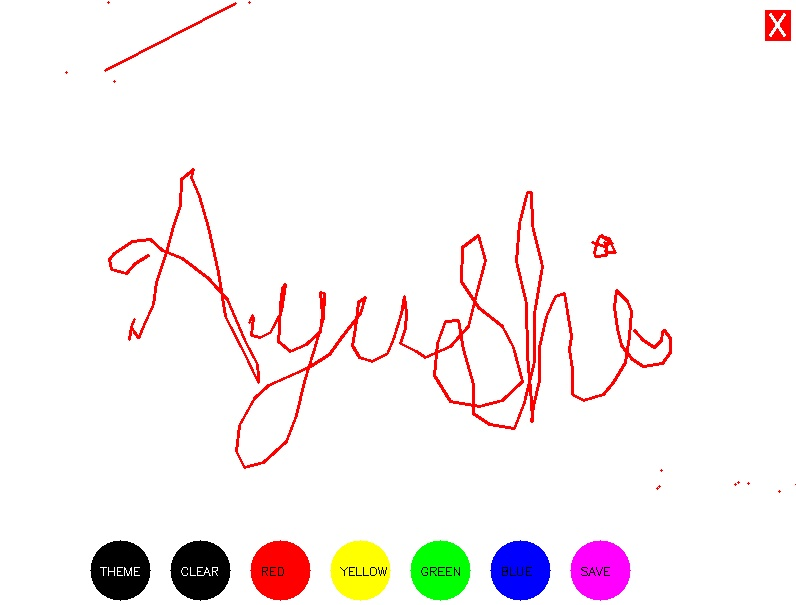
#> input picture virtualWhiteBoard/savedFiles/files_01_45_08/imgat 01_46_09.jpg, 796 x 605 px, given in place of the camera
$ python Code.py
#> lines starting #> are read from the running program, lines starting #| are printed output that depends on the picture; after the words box and inside, x2 and y2 are one past the last pixel; in counts of white or black regions, pixels touching at a corner belong together
import numpy as np
import cv2
from collections import deque
from datetime import datetime
import os
import img2pdf

# directory = r"C:\Users\ayush\virtualWhiteBoard-master\savedFile"

curr = os.getcwd()  # return current working directory
child_dir = "savedFiles"
directory = os.path.join(curr, child_dir)
nw = datetime.now()
curr_time = nw.strftime("%H_%M_%S")
dirname = 'files_' + str(curr_time)
path = os.path.join(directory, dirname)
os.mkdir(path)
os.chdir(path)

state = 1
flag = 1

# theme = 1 => black background and theme = 0 => white background
theme = 0

# Define the upper and lower boundaries for a color to be considered "Blue"
blueLower = np.array([100, 60, 60])
blueUpper = np.array([140, 255, 255])

# Define a 5x5 kernel for erosion and dilation
kernel = np.ones((5, 5), np.uint8)

# Setup deques to store separate colors in separate arrays
redpoints = [deque(maxlen=512)]
yellowpoints = [deque(maxlen=512)]
greenpoints = [deque(maxlen=512)]
bluepoints = [deque(maxlen=512)]

redindex = 0
yellowindex = 0
greenindex = 0
blueindex = 0

colors = [(0, 0, 255), (0, 255, 255), (0, 255, 0), (255, 0, 0)]
colorIndex = 0
x_width = 605
y_height = 796

"""
    Since you are using np.zeros, you are explicitly telling it to fill the complete image with zeros. Adding (0,0,0)
    at every position in the image results in a black image. Setting it all to (255,255,255) would be white,
    equalling np.ones() function. If you want color then you should assign values to the image positions.
"""
virtualWhiteBoard = np.zeros((x_width, y_height, 3)) + 255


# Setup the Paint interface
def whiteBoard(color=255, ):
    global virtualWhiteBoard
    virtualWhiteBoard = np.zeros((x_width, y_height, 3)) + color

    # for black circle and white text
    # theme = 0, white background
    if (color == 255):
        # cv2.circle(image, center_coordinate, radius_in_pixels, color_of_the_circle_in_B_R_G,
        #               thickness_of_the_circle_-1_for_filled_circle)
        # it will create black circles
        virtualWhiteBoard = cv2.circle(virtualWhiteBoard, (40 + 80, x_width - 35), 30, (0, 0, 0), -1)
        virtualWhiteBoard = cv2.circle(virtualWhiteBoard, (120 + 80, x_width - 35), 30, (0, 0, 0), -1)

        # cv2.putText() method is used to draw a text string on any image
        # cv2.putText(image, text, org, font, fontScale, color[, thickness[, lineType[, bottomLeftOrigin]]])
        # org: It is the coordinates of the bottom-left corner of the text string in the image.
        #       The coordinates are represented as tuples of two values
        #       i.e. (X coordinate value, Y coordinate value).
        cv2.putText(virtualWhiteBoard, "THEME", (20 + 80, x_width - 30), cv2.FONT_HERSHEY_SIMPLEX, 0.4, (255, 255, 255),
                    1, cv2.LINE_AA)
        cv2.putText(virtualWhiteBoard, "CLEAR", (100 + 80, x_width - 30), cv2.FONT_HERSHEY_SIMPLEX, 0.4,
                    (255, 255, 255), 1, cv2.LINE_AA)

    # for white circle and black text
    # theme = 1, black background
    else:
        virtualWhiteBoard = cv2.circle(virtualWhiteBoard, (40 + 80, x_width - 35), 30, (255, 255, 255), -1)
        virtualWhiteBoard = cv2.circle(virtualWhiteBoard, (120 + 80, x_width - 35), 30, (255, 255, 255), -1)
        cv2.putText(virtualWhiteBoard, "THEME", (20 + 80, x_width - 30), cv2.FONT_HERSHEY_SIMPLEX, 0.4, (0, 0, 0), 1,
                    cv2.LINE_AA)
        cv2.putText(virtualWhiteBoard, "CLEAR", (100 + 80, x_width - 30), cv2.FONT_HERSHEY_SIMPLEX, 0.4, (0, 0, 0), 1,
                    cv2.LINE_AA)

    # Red
    virtualWhiteBoard = cv2.circle(virtualWhiteBoard, (200 + 80, x_width - 35), 30, colors[0], -1)

    # yellow
    virtualWhiteBoard = cv2.circle(virtualWhiteBoard, (280 + 80, x_width - 35), 30, colors[1], -1)

    # Green
    virtualWhiteBoard = cv2.circle(virtualWhiteBoard, (360 + 80, x_width - 35), 30, colors[2], -1)

    # Blue
    virtualWhiteBoard = cv2.circle(virtualWhiteBoard, (440 + 80, x_width - 35), 30, colors[3], -1)

    # Purple(SAVE)
    virtualWhiteBoard = cv2.circle(virtualWhiteBoard, (520 + 80, x_width - 35), 30, (255, 0, 255), -1)

    # Red(X)
    virtualWhiteBoard = cv2.rectangle(virtualWhiteBoard, (765, 10), (790, 40), colors[0], -1)

    cv2.putText(virtualWhiteBoard, "RED", (180 + 80, x_width - 30), cv2.FONT_HERSHEY_SIMPLEX, 0.4, (0, 0, 0), 1,
                cv2.LINE_AA)
    cv2.putText(virtualWhiteBoard, "YELLOW", (260 + 80, x_width - 30), cv2.FONT_HERSHEY_SIMPLEX, 0.4, (0, 0, 0), 1,
                cv2.LINE_AA)
    cv2.putText(virtualWhiteBoard, "GREEN", (340 + 80, x_width - 30), cv2.FONT_HERSHEY_SIMPLEX, 0.4, (0, 0, 0), 1,
                cv2.LINE_AA)
    cv2.putText(virtualWhiteBoard, "BLUE", (420 + 80, x_width - 30), cv2.FONT_HERSHEY_SIMPLEX, 0.4, (0, 0, 0), 1,
                cv2.LINE_AA)
    cv2.putText(virtualWhiteBoard, "SAVE", (500 + 80, x_width - 30), cv2.FONT_HERSHEY_SIMPLEX, 0.4, (0, 0, 0), 1,
                cv2.LINE_AA)
    cv2.putText(virtualWhiteBoard, "X", (767, 35), cv2.FONT_HERSHEY_SIMPLEX, 1, (255, 255, 255), 2, cv2.LINE_AA)


whiteBoard()


# cv2.namedWindow('Paint', cv2.WINDOW_AUTOSIZE)

def track():
    global Tracking

    # THEME
    Tracking = cv2.circle(Tracking, (40 + 80, x_width - 35), 30, (0, 0, 0), -1)

    # CLEAR
    Tracking = cv2.circle(Tracking, (120 + 80, x_width - 35), 30, (0, 0, 0), -1)

    # RED
    Tracking = cv2.circle(Tracking, (200 + 80, x_width - 35), 30, colors[0], -1)

    # YELLOW
    Tracking = cv2.circle(Tracking, (280 + 80, x_width - 35), 30, colors[1], -1)

    # GREEN
    Tracking = cv2.circle(Tracking, (360 + 80, x_width - 35), 30, colors[2], -1)

    # BLUE
    Tracking = cv2.circle(Tracking, (440 + 80, x_width - 35), 30, colors[3], -1)

    # SAVE
    Tracking = cv2.circle(Tracking, (520 + 80, x_width - 35), 30, (255, 0, 255), -1)

    # X
    Tracking = cv2.rectangle(Tracking, (765, 10), (790, 40), colors[0], -1)

    cv2.putText(Tracking, "THEME", (20 + 80, x_width - 30), cv2.FONT_HERSHEY_SIMPLEX, 0.4, (255, 255, 255), 1,
                cv2.LINE_AA)
    cv2.putText(Tracking, "CLEAR", (100 + 80, x_width - 30), cv2.FONT_HERSHEY_SIMPLEX, 0.4, (255, 255, 255), 1,
                cv2.LINE_AA)
    cv2.putText(Tracking, "RED", (180 + 80, x_width - 30), cv2.FONT_HERSHEY_SIMPLEX, 0.4, (0, 0, 0), 1, cv2.LINE_AA)
    cv2.putText(Tracking, "YELLOW", (260 + 80, x_width - 30), cv2.FONT_HERSHEY_SIMPLEX, 0.4, (0, 0, 0), 1, cv2.LINE_AA)
    cv2.putText(Tracking, "GREEN", (340 + 80, x_width - 30), cv2.FONT_HERSHEY_SIMPLEX, 0.4, (0, 0, 0), 1, cv2.LINE_AA)
    cv2.putText(Tracking, "BLUE", (420 + 80, x_width - 30), cv2.FONT_HERSHEY_SIMPLEX, 0.4, (150, 150, 150), 1,
                cv2.LINE_AA)
    cv2.putText(Tracking, "SAVE", (500 + 80, x_width - 30), cv2.FONT_HERSHEY_SIMPLEX, 0.4, (0, 0, 0), 1, cv2.LINE_AA)
    cv2.putText(Tracking, "X", (767, 35), cv2.FONT_HERSHEY_SIMPLEX, 1, (255, 255, 255), 2, cv2.LINE_AA)


# Load the video
camera = cv2.VideoCapture(0)

# Keep looping
while True:
    # Grab the current paintWindow
    (grabbed, Tracking) = camera.read()
#> Tracking is the input picture: shape (605, 796, 3); mean B, G, R 241.7, 241.7, 247.8
    Tracking = cv2.resize(Tracking, (800, 600))
#> Tracking: shape (600, 800, 3)
    # Check to see if we have reached the end of the video or to check weather the reading was successful or
    if not grabbed:
        break
    Tracking = cv2.flip(Tracking, 1)
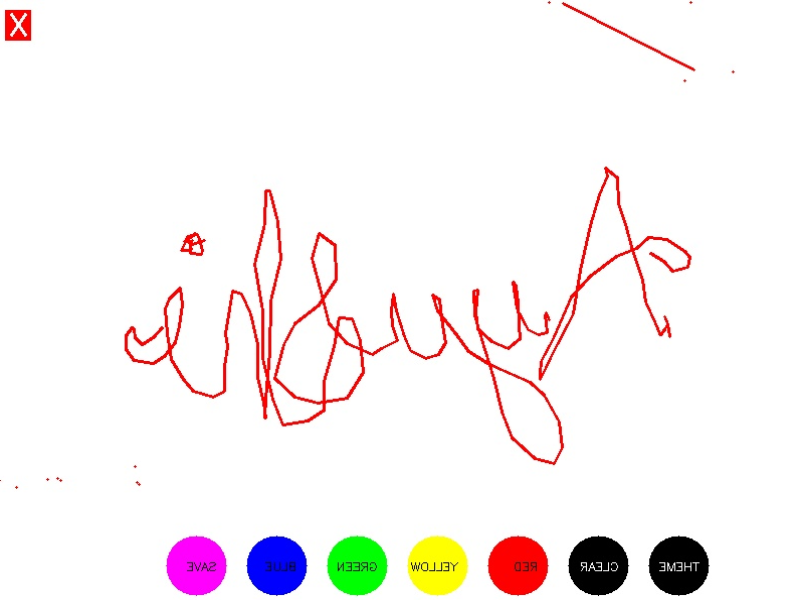
#> Tracking: shape (600, 800, 3); mean B, G, R 241.7, 241.7, 247.8
    hsv = cv2.cvtColor(Tracking, cv2.COLOR_BGR2HSV)
#> hsv: shape (600, 800, 3); mean H, S, V 12.9, 13.1, 250.7

    # Add the coloring options to the Tracking
    track()
#> in track, `cv2.putText(Tracking, "RED", (180 + 80, x_width - 30), cv2.FONT_HERSHE..`: Tracking: shape (600, 800, 3); mean B, G, R 239.2, 239.3, 246
#> in track, `cv2.putText(Tracking, "BLUE", (420 + 80, x_width - 30), cv2.FONT_HERSH..`: Tracking: shape (600, 800, 3); mean B, G, R 239.2, 239.1, 245.9
#> in track, `cv2.putText(Tracking, "SAVE", (500 + 80, x_width - 30), cv2.FONT_HERSH..`: Tracking: shape (600, 800, 3); mean B, G, R 239.1, 239.1, 245.8
#> in track, `cv2.putText(Tracking, "X", (767, 35), cv2.FONT_HERSHEY_SIMPLEX, 1, (25..`:
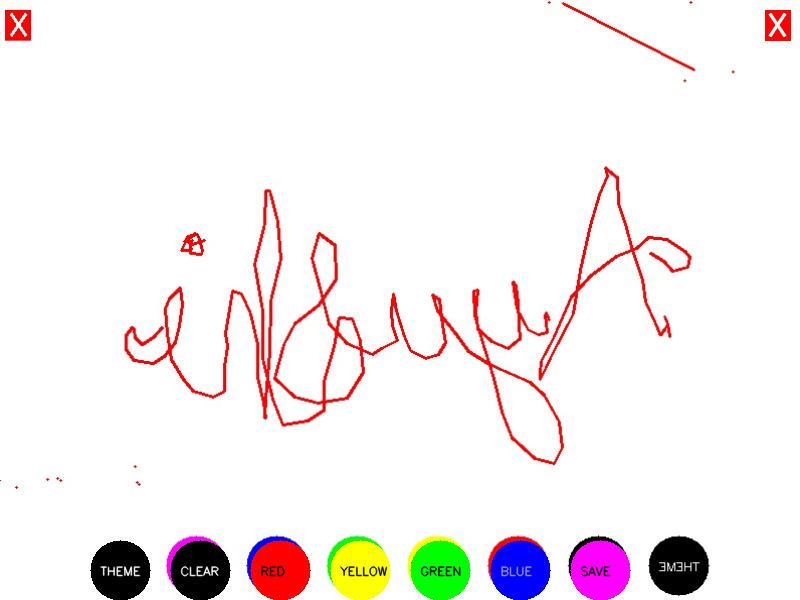
#> Tracking: shape (600, 800, 3); mean B, G, R 239.2, 239.2, 245.8
    # Determine which pixels fall within the blue boundaries and then blur the binary image
    blueMask = cv2.inRange(hsv, blueLower, blueUpper)
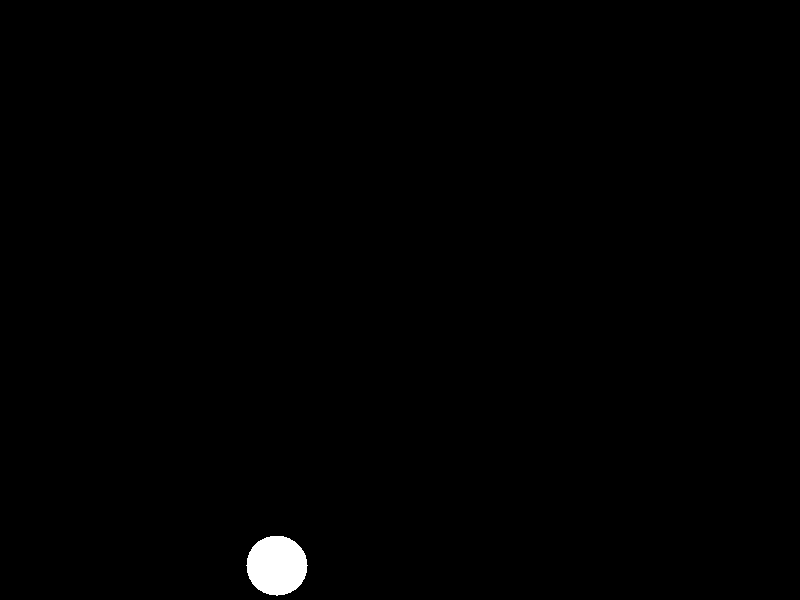
#> blueMask: shape (600, 800); 0.6% white; 1 white region, box (x1, y1, x2, y2) and area: (246, 536, 308, 596) 2863
    blueMask = cv2.erode(blueMask, kernel, iterations=2)
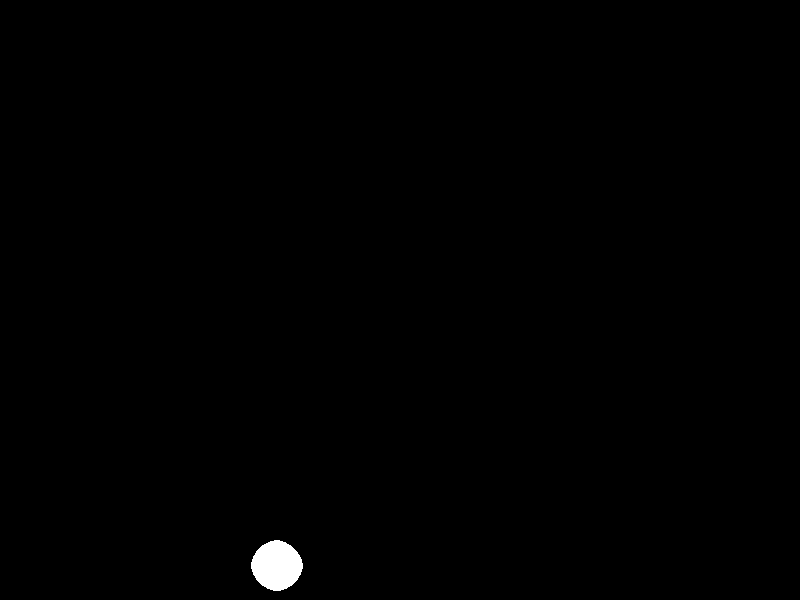
#> blueMask: shape (600, 800); 0.41% white; 1 white region, box (x1, y1, x2, y2) and area: (251, 540, 303, 591) 1971
    blueMask = cv2.morphologyEx(blueMask, cv2.MORPH_OPEN, kernel)
    blueMask = cv2.dilate(blueMask, kernel, iterations=1)
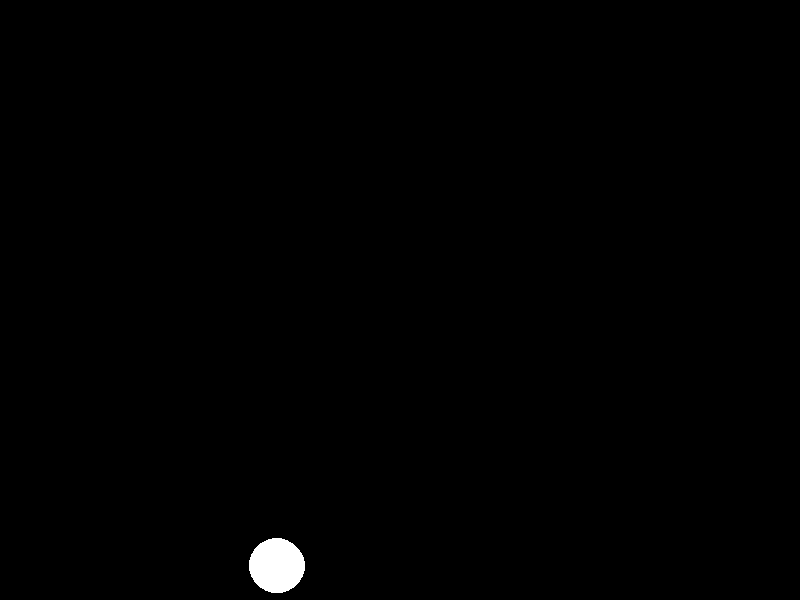
#> blueMask: shape (600, 800); 0.5% white; 1 white region

    # Find contours in the image
    cnts, _ = cv2.findContours(blueMask.copy(), cv2.RETR_EXTERNAL,
                               cv2.CHAIN_APPROX_SIMPLE)
#> cnts = 1 contour; box (x1, y1, x2, y2) and area: (249, 538, 305, 593) 2322
    center = None

    # Check to see if any contours were found
    if len(cnts) > 0:
        # Sort the contours and find the largest one -- we
        # will assume this contour correspondes to the area of the bottle cap
        cnt = sorted(cnts, key=cv2.contourArea, reverse=True)[0]
#> cnt = contour of 74 points, box (x1, y1, x2, y2) (249, 538, 305, 593), area 2322
        # Get the radius of the enclosing circle around the found contour
        ((x, y), radius) = cv2.minEnclosingCircle(cnt)
#> x = 276.5; y = 565; radius = 27.95
        # Draw the circle around the contour
        cv2.circle(Tracking, (int(x), int(y)), int(radius), (0, 255, 255), 2)
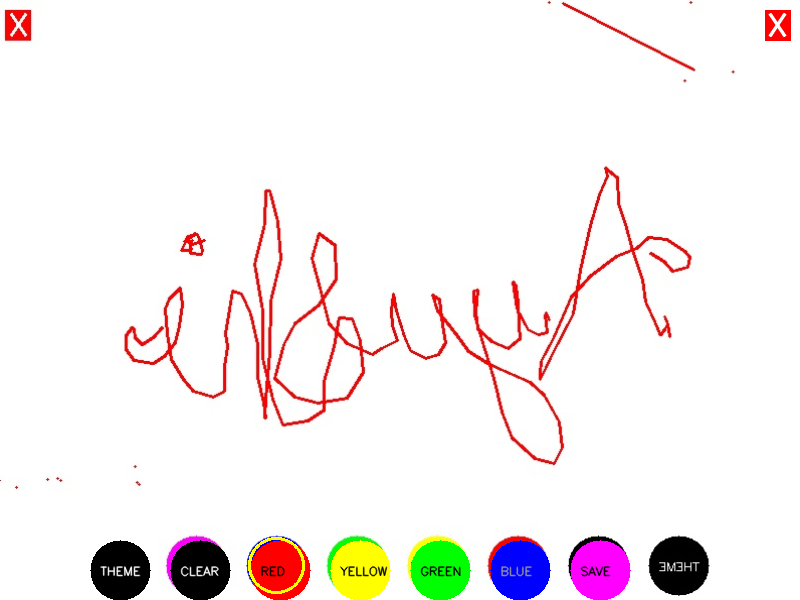
#> Tracking: shape (600, 800, 3); 0.11% of pixels changed, all inside (x1, y1, x2, y2) = (248, 537, 305, 594)
        # Get the moments to calculate the center of the contour (in this case Circle)
        M = cv2.moments(cnt)
#> M = moments, m00 2321.5, centre m10/m00, m01/m00 = (276.4, 565.1)
        center = (int(M['m10'] / M['m00']), int(M['m01'] / M['m00']))
#> center = (276, 565)

        if center[1] > 540:
            if 10 + 80 <= center[0] <= 70 + 80 and state:
                if theme == 0:
                    whiteBoard(000)
                    theme = 1
                else:
                    whiteBoard(255)
                    theme = 0
                state = 0
            elif 90 + 80 <= center[0] <= 150 + 80:  # Clear All
                redpoints = [deque(maxlen=512)]
                yellowpoints = [deque(maxlen=512)]
                greenpoints = [deque(maxlen=512)]
                bluepoints = [deque(maxlen=512)]

                redindex = 0
                yellowindex = 0
                greenindex = 0
                blueindex = 0

                if theme == 0:
                    whiteBoard(255)
                else:
                    whiteBoard(0)

            elif 170 + 80 <= center[0] <= 230 + 80:
                colorIndex = 0  # Blue
            elif 250 + 80 <= center[0] <= 310 + 80:
                colorIndex = 1  # Green
            elif 330 + 80 <= center[0] <= 390 + 80:
                colorIndex = 2  # Red
            elif 410 + 80 <= center[0] <= 470 + 80:
                colorIndex = 3  # Yellow

            elif (490 + 80 <= center[0] <= 550 + 80) and flag:

                now = datetime.now()
                current_time = now.strftime("%H_%M_%S")
                filename = 'imgat ' + str(current_time) + '.jpg'
                # filename = 'a.jpg'
                # os.chdir(directory)
                cv2.imwrite(filename, virtualWhiteBoard)
                flag = 0
            # [9 lines of commented-out code are left out]
        elif (center[1] >= 10 and center[1] <= 40 and center[0] <= 790 and center[0] >= 765):
            l1 = list(os.listdir('.'))
            l1.sort()
            if len(l1) == 0:
                break
            with open("output.pdf", "wb") as f:
                f.write(img2pdf.convert([i for i in l1 if i.endswith(".jpg")]))
            break

        else:
            state = 1
            flag = 1
            if colorIndex == 0:
                redpoints[redindex].appendleft(center)
            elif colorIndex == 1:
                yellowpoints[yellowindex].appendleft(center)
            elif colorIndex == 2:
                greenpoints[greenindex].appendleft(center)
            elif colorIndex == 3:
                bluepoints[blueindex].appendleft(center)

    # Append the next deque when no contours are detected (i.e., bottle cap reversed)
    else:
        redpoints.append(deque(maxlen=512))
        redindex += 1
        yellowpoints.append(deque(maxlen=512))
        yellowindex += 1
        greenpoints.append(deque(maxlen=512))
        greenindex += 1
        bluepoints.append(deque(maxlen=512))
        blueindex += 1

    # Draw lines of all the colors (Blue, Green, Red and Yellow)
    points = [redpoints, yellowpoints, greenpoints, bluepoints]
    for i in range(len(points)):
        for j in range(len(points[i])):
            for k in range(1, len(points[i][j])):
                if points[i][j][k - 1] is None or points[i][j][k] is None:
                    continue
                cv2.line(Tracking, points[i][j][k - 1], points[i][j][k], colors[i], 2)
                cv2.line(virtualWhiteBoard, points[i][j][k - 1], points[i][j][k], colors[i], 2)
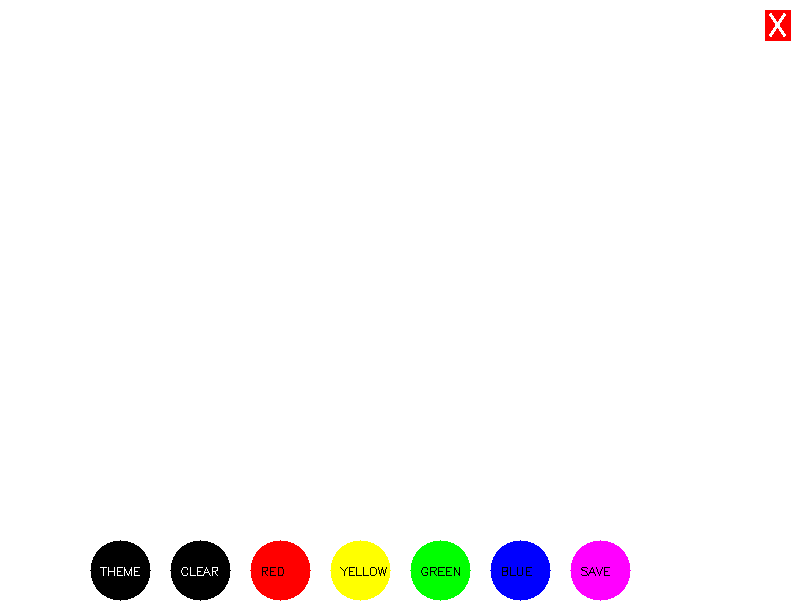
#> virtualWhiteBoard: shape (605, 796, 3) float64; mean B, G, R 247.2, 247.2, 249

    # Show the Tracking and the VirtualWhiteBoard image
    cv2.imshow("Tracking", Tracking)
    cv2.imshow("Virtual White Board", virtualWhiteBoard)
    cv2.imshow("mask", blueMask)

    # If the 'q' key is pressed, stop the loop
    if cv2.waitKey(1) & 0xFF == ord("q"):
#> (key q is pressed here)
        break

# Cleanup the camera and close any open windows
camera.release()
cv2.destroyAllWindows()
